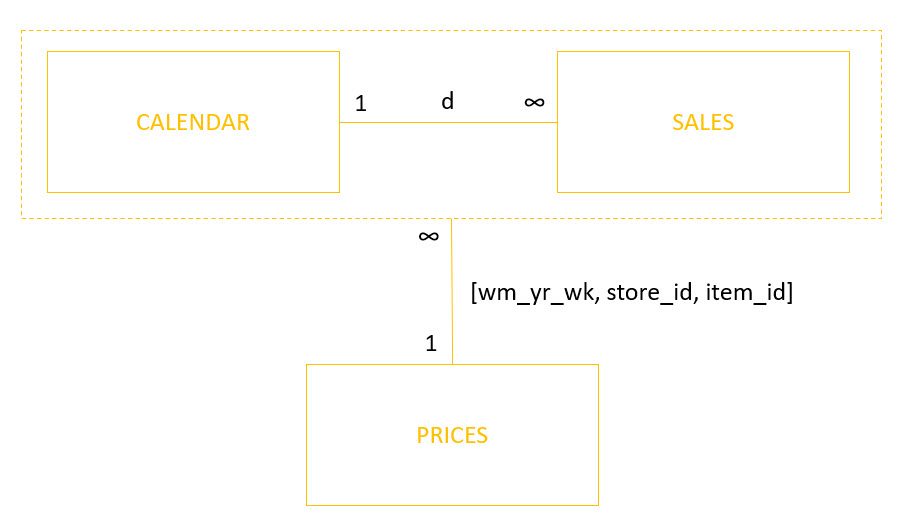
#> input picture 01_Documentos/CasoRetail_EstructuraRelaciones.jpg, 906 x 525 px
$ python analizar_captura.py ../../../01_Documentos/CasoRetail_EstructuraRelaciones.jpg
#> lines starting #> are read from the running program, lines starting #| are printed output that depends on the picture
# -*- coding: utf-8 -*-
"""Analiza una captura del tablero para verificar (sin ojos) que el diseno se dibuja.

Uso:  uv run python analizar_captura.py <ruta_captura.png>

Con el tema CLARO actual los valores esperados son aproximadamente:
  - media RGB del canvas: alta (blanco azulado)
  - % de pixeles claros: > 60
  - % de blanco puro (tarjetas): > 40
  - % de texto oscuro: entre 4 y 20
  - acentos violeta/cian: > 0.1 % cada uno
Si sale mayoritariamente oscuro: o no termino el render, o hay un panel de la UI
(p. ej. la barra de formulas DAX) encima del lienzo.
"""
import sys
from pathlib import Path

import numpy as np
from PIL import Image


def analizar(ruta):
    imagen = np.asarray(Image.open(ruta).convert("RGB")).astype(int)
    alto, ancho, _ = imagen.shape
#> alto = 525; ancho = 906
    canvas = imagen[int(alto * 0.20):int(alto * 0.98), int(ancho * 0.06):int(ancho * 0.80)]
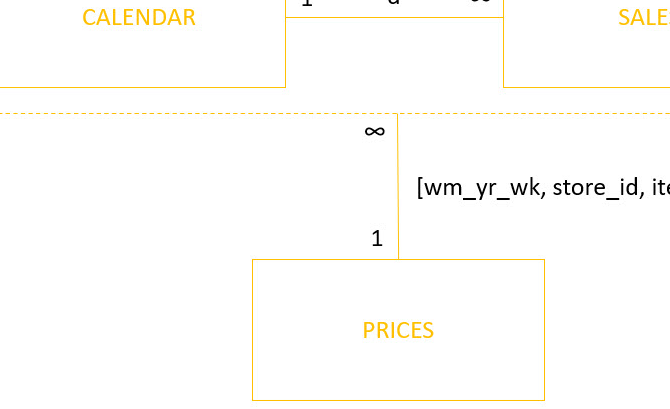
#> canvas: shape (409, 670, 3) int64; mean R, G, B 253.7, 253, 250.4

    rojo, verde, azul = canvas[:, :, 0], canvas[:, :, 1], canvas[:, :, 2]
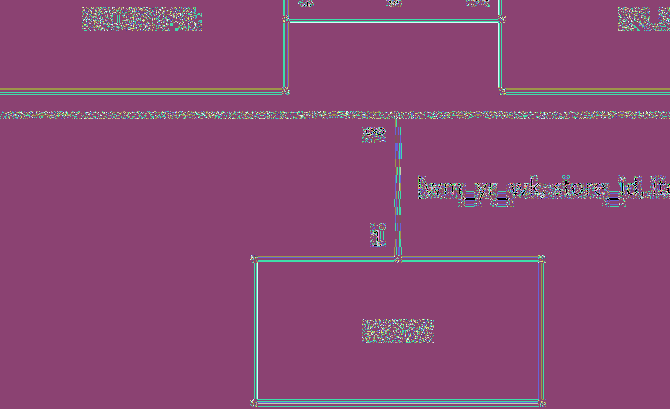
#> rojo: shape (409, 670) int64; 237 distinct labels, from 0 to 255; one colour per label, 0 black
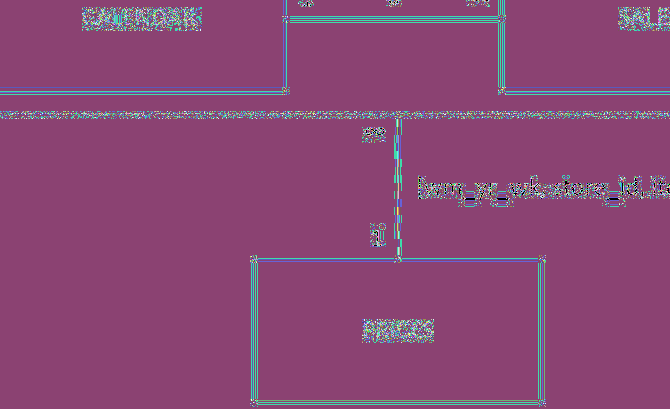
#> verde: shape (409, 670) int64; 241 distinct labels, from 0 to 255; one colour per label, 0 black
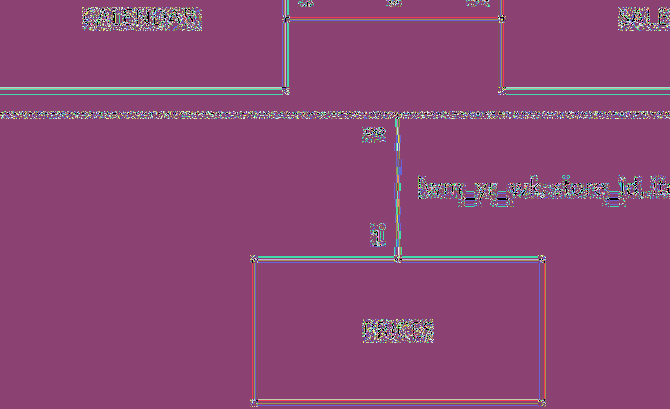
#> azul: shape (409, 670) int64; 256 distinct labels, from 0 to 255; one colour per label, 0 black
    suma = canvas.sum(axis=2)
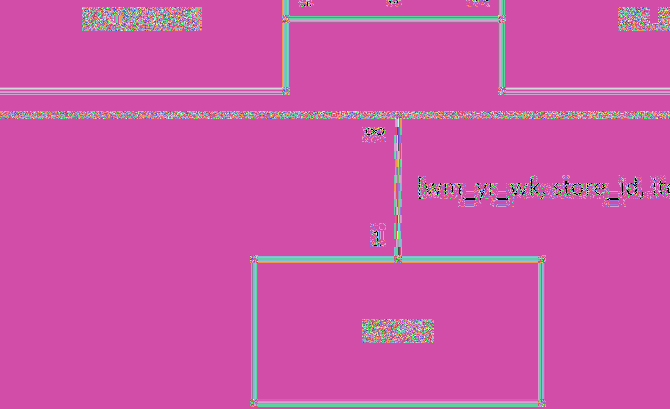
#> suma: shape (409, 670) int64; 466 distinct labels, from 0 to 765; one colour per label, 0 black
    media = canvas.reshape(-1, 3).mean(axis=0).round(1)
#> media = [253.7, 253, 250.4]
    claros = float((suma > 600).mean()) * 100
#> claros = 98.12
    blancos = float((suma > 720).mean()) * 100
#> blancos = 97.89
    texto = float((suma < 400).mean()) * 100
#> texto = 0.439
    violeta = float(((azul > 180) & (rojo > 140) & (rojo < 230) & (verde < 170) & (verde > 110)).mean()) * 100
#> violeta = 0
    cian = float(((azul > 140) & (verde > 120) & (rojo < 110)).mean()) * 100
#> cian = 0

    print(f"tamano: {imagen.shape}  media canvas: {media}")
#| tamano: (525, 906, 3)  media canvas: [253.7 253.  250.4]
    print(f"pixeles claros: {claros:.1f}%   blanco puro: {blancos:.1f}%   texto oscuro: {texto:.2f}%")
#| pixeles claros: 98.1%   blanco puro: 97.9%   texto oscuro: 0.44%
    print(f"acentos -> violeta: {violeta:.2f}%   cian: {cian:.2f}%")
#| acentos -> violeta: 0.00%   cian: 0.00%

    bien = claros > 55 and 3 < texto < 25
#> bien = False
    mensaje = "tema claro renderizado OK" if bien else "revisar: no parece el tema claro (o hay UI encima)"
    print("=> DIAGNOSTICO:", mensaje)
#| => DIAGNOSTICO: revisar: no parece el tema claro (o hay UI encima)


if __name__ == "__main__":
    if len(sys.argv) < 2:
        print("uso: python analizar_captura.py <captura.png>")
        raise SystemExit(1)
    analizar(Path(sys.argv[1]))
